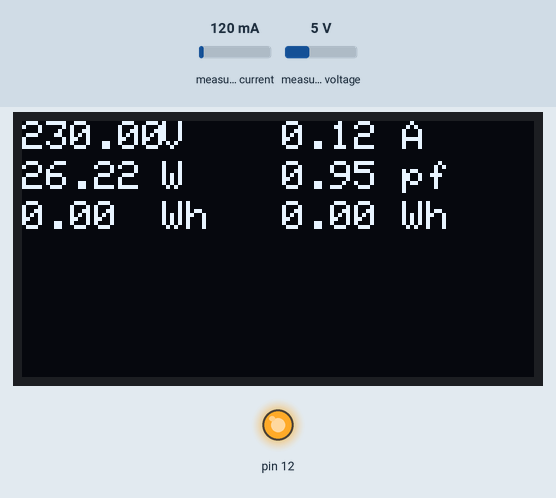
A sketch run on a simulated Arduino Uno, built with avr-gcc and run on an emulated ATmega328P. On the bench: 128×64 one-colour display, output pins drawn as LEDs (lit = HIGH). The inputs (shaded band) are chosen by the test bench; at power-on: measured current 120 mA, measured voltage 5 V. What the sketch prints to the serial monitor is not drawn.

Above: at 0.3 s.
Timing chart, 0 to 1.8 s (numbered marks = the images above):
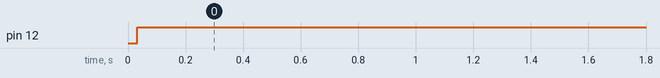

The sketch:

UNO.ino
```cpp
#include <SoftwareSerial.h>
#include <ArduinoJson.h>
#include <Adafruit_SSD1306.h>
#include <Adafruit_GFX.h>
#include "EmonLib.h" // Include Emon Library
EnergyMonitor emon1; // Create an instance

#define OLED_RESET 4
Adafruit_SSD1306 display(OLED_RESET);
SoftwareSerial s(5, 6); // (Rx, Tx)

//Variables
const int relayPin = 5; // the number of the pushbutton pin

unsigned long pushPreviousMillis = 0;
unsigned long pushInterval = 5.0 * 60.0 * 1000; //the interval to push power & current to mqtt server 5 min

unsigned long lastTime = 0;
unsigned long currentTime = 0;

float Vcc = 5.0;    // ADC reference voltage // voltage at 5V pin
float limit = -1;   // -1: unlimited
int stateOnOff = 1; // 1: on, 0: off

float energy = 0;
float intervalEnergy = 0;
float avgPower = 0;
float avgIrms = 0;
float avgVrms = 0;
float avgPF = 0;

//float currentCalibration = 47;
//float voltageCalibration = 243;
float realPower;     //extract Real Power into variable
float apparentPower; //extract Apparent Power into variable
float powerFActor;   //extract Power Factor into Variable
float supplyVoltage; //extract Vrms into Variable
float Irms;          //extract Irms into Variable

int flag = 4;
bool checkFlag()
{
  if (energy >= limit && limit != -1 && flag != 0)
  {
    flag = 0;
    Serial.println("message shulud be send");
    sendMessage();
    digitalWrite(12, LOW);
    return false;
  }
  if (stateOnOff == 1 && (energy <= limit || limit == -1) && flag != 1)
  {
    flag = 1;
    Serial.print("on the limit ");
    Serial.println(limit);
    digitalWrite(12, HIGH);
    return true;
  }
  else if (stateOnOff == 0 && (energy <= limit || limit == -1) && flag != 2)
  {
    flag = 2;
    Serial.print("off the limit ");
    Serial.println(limit);
    pushPreviousMillis = 0;
    digitalWrite(12, LOW);
    return false;
  }
}

void sendMessage()
{
  StaticJsonDocument<256> doc;
  doc["Message"] = energy;
  serializeJson(doc, s);
}

void calculatePower()
{
  emon1.calcVI(20, 2000); // Calculate all. No.of half wavelengths (crossings), time-out
  emon1.serialprint();    // Print out all variables (realpower, apparent power, Vrms, Irms, power factor)
  realPower = emon1.realPower;         //extract Real Power into variable
  apparentPower = emon1.apparentPower; //extract Apparent Power into variable
  powerFActor = emon1.powerFactor;     //extract Power Factor into Variable
  supplyVoltage = emon1.Vrms;          //extract Vrms into Variable
  Irms = emon1.Irms;                   //extract Irms into Variable

  if ((Irms > -0.015) && (Irms < 0.10)) // remove low power and current
    realPower = apparentPower = powerFActor = Irms = 0.0;
  else
  { //avg for run time only
    avgPower = (avgPower + realPower) / 2;
    avgIrms = (avgIrms + Irms) / 2;
    avgPF = (avgPF + powerFActor) / 2;
  }
  avgVrms = (avgVrms + supplyVoltage) / 2; //there is alawys voltage
  lastTime = currentTime;
  currentTime = millis();
  energy = energy + realPower * ((currentTime - lastTime) / 3600000.0);                 // calculating energy in Watt-Hour
  intervalEnergy = intervalEnergy + realPower * ((currentTime - lastTime) / 3600000.0); // calculating energy in Watt-Hour
  //Serial.println("power calucatede");
  //Serial.println(energy);

  displaydata();
}

void displaydata()
{
  display.clearDisplay();
  display.setTextColor(WHITE);
  display.setTextSize(1);
  display.setCursor(0, 0);
  display.println(supplyVoltage);
  display.setCursor(35, 0);
  display.println("V");
  //-------------------
  display.setCursor(65, 0);
  display.println(Irms);
  display.setCursor(95, 0);
  display.println("A");
  //------------------
  display.setCursor(0, 10);
  display.println(realPower);
  display.setCursor(35, 10);
  display.println("W");
  //------------------
  display.setCursor(65, 10);
  display.println(powerFActor);
  display.setCursor(95, 10);
  display.println("pf");
  //------------------
  display.setCursor(0, 20);
  display.println(energy);
  display.setCursor(35, 20);
  display.println("Wh");
  //------------------
  display.setCursor(65, 20);
  display.println(intervalEnergy);
  display.setCursor(95, 20);
  display.println("Wh");
  //------------------
  display.display();
}

void sendValue()
{
  unsigned long currentMillis = millis();
  if (currentMillis - pushPreviousMillis >= pushInterval)
  {
    pushPreviousMillis = currentMillis;
    StaticJsonDocument<256> doc;
    doc["intervalEnergy"] = intervalEnergy;
    doc["avgPower"] = avgPower;
    doc["avgIrms"] = avgIrms;
    doc["avgVrms"] = avgVrms;
    doc["avgPF"] = avgPF;
    serializeJson(doc, s);
    intervalEnergy = avgIrms = avgPower = avgVrms = avgPF = 0;
  }
}

void setup()
{
  Serial.begin(9600);
  s.begin(9600);
  pinMode(12, OUTPUT);
  display.begin(SSD1306_SWITCHCAPVCC, 0x3C);
  //emon1.voltage(2, 243, 1.7); // Voltage: input pin, calibration, phase_shift
  emon1.voltage(2, 95, 1.7); // Voltage: input pin, calibration, phase_shift
  emon1.current(1, 47);       // Current: input pin, calibration.
}

void loop()
{
  if (checkFlag())
  {
    //Serial.print("enter : ");
    //Serial.println(energy);
    calculatePower();
    sendValue();
  }
  if (s.available() > 0)
  {
    StaticJsonDocument<256> doc;
    DeserializationError error = deserializeJson(doc, s);
    if (error)
      return;
    if (doc.containsKey("limit"))
    {
      limit = doc["limit"];
      Serial.print("limit: ");
      Serial.println(limit);
    }
    if (doc.containsKey("state"))
    {
      stateOnOff = doc["state"];
      //Serial.print("stateOnOff: ");
      //Serial.println(stateOnOff);
    }
    //NEW to resty the energy
    if (doc.containsKey("energy"))
    {
      energy = doc["energy"];
      //Serial.print("energy: ");
      //Serial.println(energy);
    }
  }
}
```

Measured:
- by itself, pin 12: LOW → HIGH at 0.03 s
